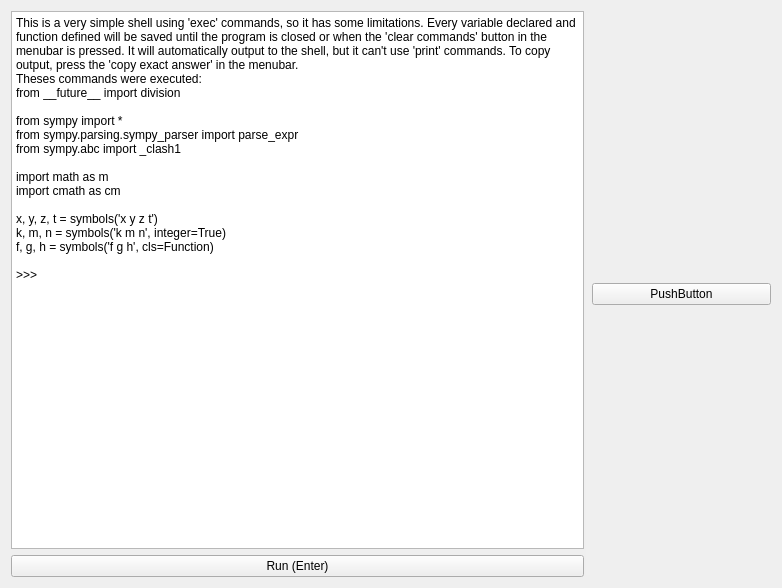
<?xml version="1.0" encoding="UTF-8"?>
<ui version="4.0">
 <class>ShellTab</class>
 <widget class="QWidget" name="ShellTab">
  <property name="geometry">
   <rect>
    <x>0</x>
    <y>0</y>
    <width>782</width>
    <height>588</height>
   </rect>
  </property>
  <property name="font">
   <font>
    <family>Courier New</family>
   </font>
  </property>
  <property name="windowTitle">
   <string>Form</string>
  </property>
  <property name="styleSheet">
   <string notr="true">QSplitter::handle {
	background-color: rgb(240, 240, 240);
	margin-left: 2px;
	margin-right: 2px;
}

QSplitter::handle:horizontal {
width: 1px;
margin-top: 2px;
margin-bottom: 2px;
}</string>
  </property>
  <layout class="QGridLayout" name="gridLayout">
   <item row="0" column="0">
    <widget class="QSplitter" name="shell_splitter_layout">
     <property name="orientation">
      <enum>Qt::Horizontal</enum>
     </property>
     <widget class="QWidget" name="layoutWidget">
      <layout class="QVBoxLayout" name="verticalLayout_2">
       <item>
        <widget class="QPlainTextEdit" name="consoleIn">
         <property name="toolTip">
          <string>Console</string>
         </property>
         <property name="plainText">
          <string>This is a very simple shell using 'exec' commands, so it has some limitations. Every variable declared and function defined will be saved until the program is closed or when the 'clear commands' button in the menubar is pressed. It will automatically output to the shell, but it can't use 'print' commands. To copy output, press the 'copy exact answer' in the menubar.
Theses commands were executed:
from __future__ import division

from sympy import *
from sympy.parsing.sympy_parser import parse_expr
from sympy.abc import _clash1

import math as m
import cmath as cm

x, y, z, t = symbols('x y z t')
k, m, n = symbols('k m n', integer=True)
f, g, h = symbols('f g h', cls=Function)

&gt;&gt;&gt; </string>
         </property>
         <property name="tabStopWidth">
          <number>40</number>
         </property>
        </widget>
       </item>
       <item>
        <widget class="QPushButton" name="ShellRun">
         <property name="text">
          <string>Run (Enter)</string>
         </property>
        </widget>
       </item>
      </layout>
     </widget>
     <widget class="QWidget" name="verticalLayoutWidget">
      <layout class="QVBoxLayout" name="mpl_layout">
       <item>
        <widget class="QPushButton" name="pushButton">
         <property name="text">
          <string>PushButton</string>
         </property>
        </widget>
       </item>
      </layout>
     </widget>
    </widget>
   </item>
  </layout>
 </widget>
 <resources/>
 <connections/>
</ui>
